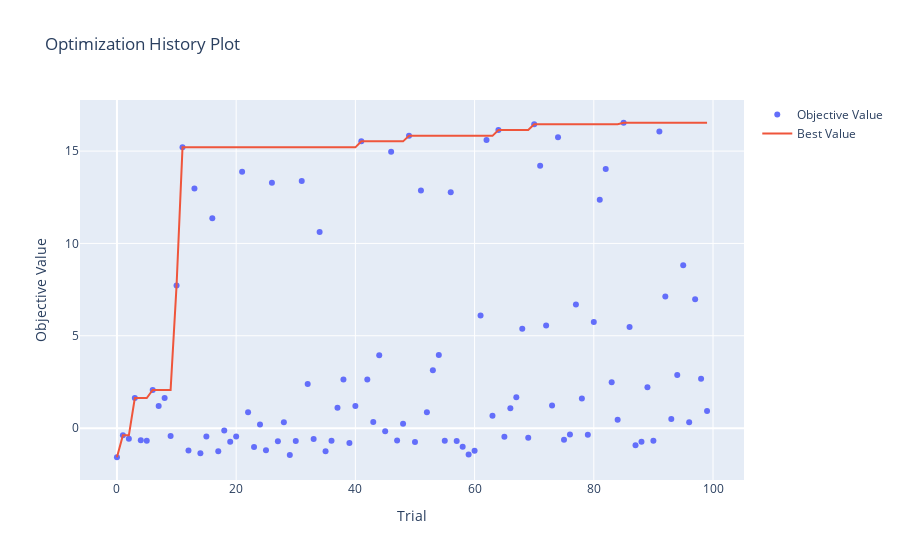
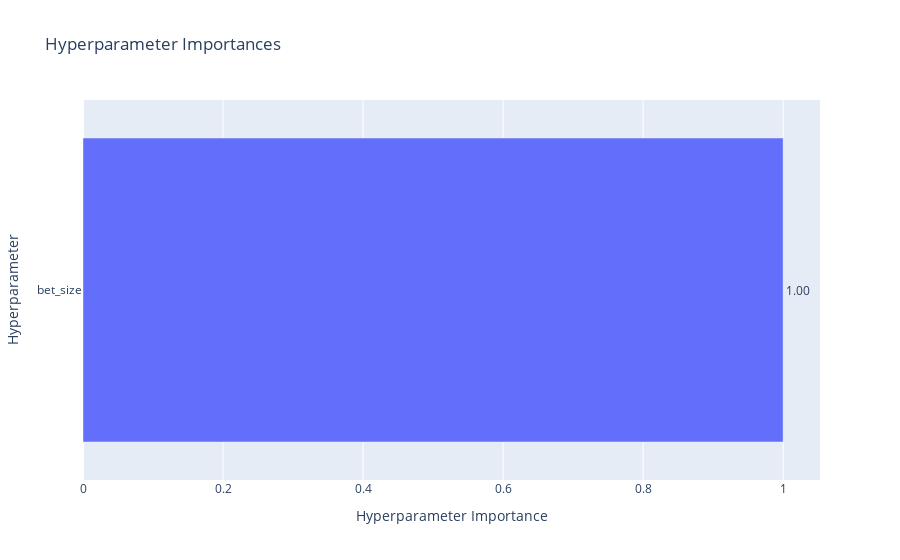

The notebook cell these images were saved under, in order:
### Code cell
# Plot optimization results
optuna.visualization.plot_optimization_history(study).show()
optuna.visualization.plot_param_importances(study).show()

### Figure 1 — Plotly figure (JSON) as saved in the notebook; plotly's stock layout.template omitted (floating-point values rounded to 4 significant figures)
{"data": [{"mode": "markers", "name": "Objective Value", "type": "scatter", "x": [0, 1, 2, 3, 4, 5, 6, 7, 8, 9, 10, 11, 12, 13, 14, 15, 16, 17, 18, 19, 20, 21, 22, 23, 24, 25, 26, 27, 28, 29, 30, 31, 32, 33, 34, 35, 36, 37, 38, 39, 40, 41, 42, 43, 44, 45, 46, 47, 48, 49, 50, 51, 52, 53, 54, 55, 56, 57, 58, 59, 60, 61, 62, 63, 64, 65, 66, 67, 68, 69, 70, 71, 72, 73, 74, 75, 76, 77, 78, 79, 80, 81, 82, 83, 84, 85, 86, 87, 88, 89, 90, 91, 92, 93, 94, 95, 96, 97, 98, 99], "y": [-1.576, -0.3892, -0.5758, 1.631, -0.6615, -0.6826, 2.065, 1.195, 1.631, -0.4309, 7.719, 15.2, -1.209, 12.98, -1.363, -0.4507, 11.36, -1.255, -0.1246, -0.7312, -0.4524, 13.88, 0.8542, -1.026, 0.1972, -1.201, 13.29, -0.706, 0.3136, -1.457, -0.701, 13.39, 2.39, -0.5814, 10.61, -1.249, -0.6804, 1.107, 2.628, -0.802, 1.195, 15.53, 2.64, 0.3299, 3.949, -0.1681, 14.96, -0.6716, 0.2417, 15.82, -0.7443, 12.87, 0.8542, 3.128, 3.956, -0.6874, 12.77, -0.7, -1.012, -1.422, -1.219, 6.104, 15.6, 0.6645, 16.14, -0.4728, 1.082, 1.677, 5.376, -0.5228, 16.45, 14.21, 5.551, 1.223, 15.75, -0.6275, -0.3446, 6.7, 1.601, -0.356, 5.75, 12.37, 14.03, 2.481, 0.45, 16.53, 5.476, -0.9208, -0.7402, 2.214, -0.6784, 16.06, 7.129, 0.4984, 2.87, 8.815, 0.3145, 6.984, 2.671, 0.9343]}, {"mode": "lines", "name": "Best Value", "type": "scatter", "x": [0, 1, 2, 3, 4, 5, 6, 7, 8, 9, 10, 11, 12, 13, 14, 15, 16, 17, 18, 19, 20, 21, 22, 23, 24, 25, 26, 27, 28, 29, 30, 31, 32, 33, 34, 35, 36, 37, 38, 39, 40, 41, 42, 43, 44, 45, 46, 47, 48, 49, 50, 51, 52, 53, 54, 55, 56, 57, 58, 59, 60, 61, 62, 63, 64, 65, 66, 67, 68, 69, 70, 71, 72, 73, 74, 75, 76, 77, 78, 79, 80, 81, 82, 83, 84, 85, 86, 87, 88, 89, 90, 91, 92, 93, 94, 95, 96, 97, 98, 99], "y": [-1.576, -0.3892, -0.3892, 1.631, 1.631, 1.631, 2.065, 2.065, 2.065, 2.065, 7.719, 15.2, 15.2, 15.2, 15.2, 15.2, 15.2, 15.2, 15.2, 15.2, 15.2, 15.2, 15.2, 15.2, 15.2, 15.2, 15.2, 15.2, 15.2, 15.2, 15.2, 15.2, 15.2, 15.2, 15.2, 15.2, 15.2, 15.2, 15.2, 15.2, 15.2, 15.53, 15.53, 15.53, 15.53, 15.53, 15.53, 15.53, 15.53, 15.82, 15.82, 15.82, 15.82, 15.82, 15.82, 15.82, 15.82, 15.82, 15.82, 15.82, 15.82, 15.82, 15.82, 15.82, 16.14, 16.14, 16.14, 16.14, 16.14, 16.14, 16.45, 16.45, 16.45, 16.45, 16.45, 16.45, 16.45, 16.45, 16.45, 16.45, 16.45, 16.45, 16.45, 16.45, 16.45, 16.53, 16.53, 16.53, 16.53, 16.53, 16.53, 16.53, 16.53, 16.53, 16.53, 16.53, 16.53, 16.53, 16.53, 16.53]}, {"marker": {"color": "#cccccc"}, "mode": "markers", "name": "Infeasible Trial", "showlegend": false, "type": "scatter", "x": [], "y": []}], "layout": {"title": {"text": "Optimization History Plot"}, "xaxis": {"title": {"text": "Trial"}}, "yaxis": {"title": {"text": "Objective Value"}}}}

### Figure 2 — Plotly figure (JSON) as saved in the notebook; plotly's stock layout.template omitted (floating-point values rounded to 4 significant figures)
{"data": [{"cliponaxis": false, "hovertemplate": ["bet_size (FloatDistribution): 1.0<extra></extra>"], "name": "Objective Value", "orientation": "h", "text": ["1.00"], "textposition": "outside", "type": "bar", "x": [1], "y": ["bet_size"]}], "layout": {"title": {"text": "Hyperparameter Importances"}, "xaxis": {"title": {"text": "Hyperparameter Importance"}}, "yaxis": {"title": {"text": "Hyperparameter"}}}}
